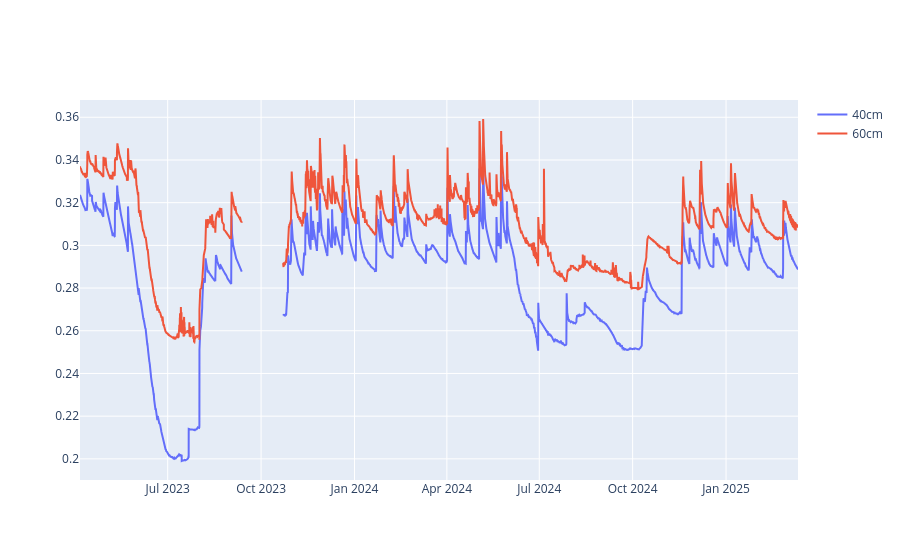

The code cell stored with this chart in its notebook:
### Code cell
soilmoisture = pd.read_excel('moisture.xlsx', index_col=0)
import plotly.graph_objects as go
fig = go.Figure()
fig.add_trace(go.Scatter(x=soilmoisture.index, y=soilmoisture[soilmoisture.columns[::2]].mean(1), name='40cm', mode='lines'))
fig.add_trace(go.Scatter(x=soilmoisture.index, y=soilmoisture[soilmoisture.columns[1::2]].mean(1), name='60cm', mode='lines'))


fig.show()
#soilmoisture[soilmoisture.columns[1::2]].mean(1).plot(label='soil moisture 60cm')

### Figure 1 — Plotly figure (JSON) as saved in the notebook; plotly's stock layout.template omitted (floating-point values rounded to 4 significant figures; data arrays with more than 128 entries replaced by an {"elided": "..."} marker saying what was removed)
{"data": [{"mode": "lines", "name": "40cm", "type": "scatter", "x": {"elided": "16975 str values"}, "y": {"elided": "16975 float values"}}, {"mode": "lines", "name": "60cm", "type": "scatter", "x": {"elided": "16975 str values"}, "y": {"elided": "16975 float values"}}], "layout": {}}
